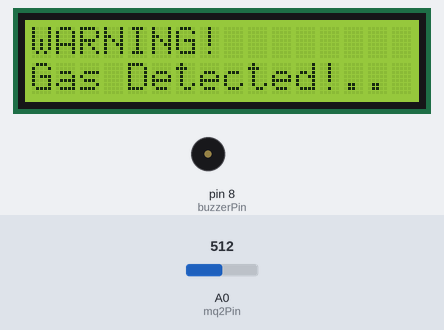
Simulated run of this sketch. Board: Arduino Uno, built with avr-gcc and run on an emulated ATmega328P. Shown: 16×2 character LCD, buzzer (waves = sounding, pin HIGH). The inputs (shaded band) are chosen by the test bench; at power-on: A0 (mq2Pin) = 512. What the sketch prints to the serial monitor is not drawn.

Above: at 3.2 s.
3.3 s: A0 (mq2Pin) set to 312
5.6 s: A0 (mq2Pin) set to 284
At 7.5 s:
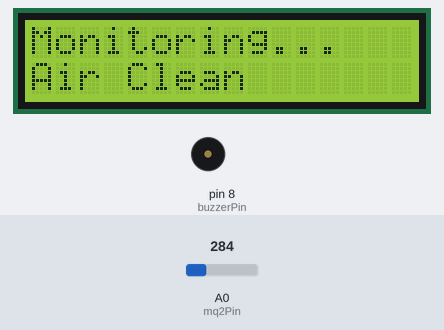
8.1 s: A0 (mq2Pin) set to 306
At 8.41 s:
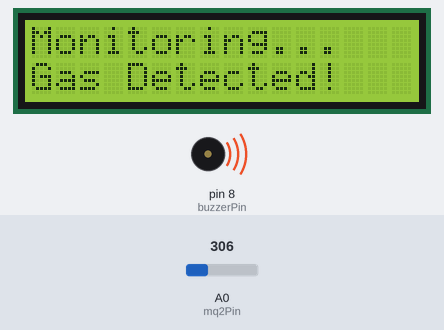
10.0 s: A0 (mq2Pin) set to 290
At 10.9 s:
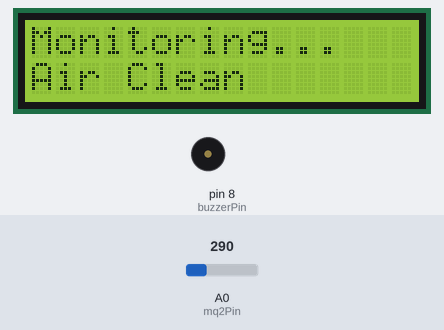
12.0 s: A0 (mq2Pin) set to 310
At 13.42 s:
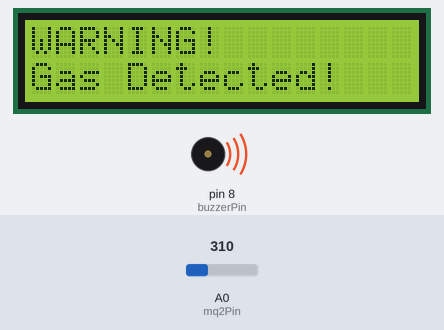
Timing chart, 0 to 16.9 s (numbered marks = the images above; inputs shaded):
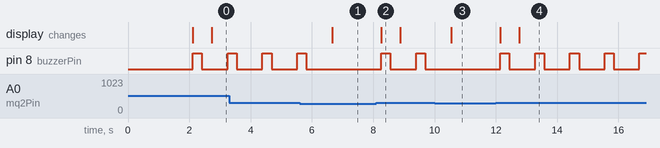

Measured:
- the behaviour switches between 301 and 300 on A0 (mq2Pin) (found by bisection; images 0 and 1)
- after the input at 5.6 s, pin 8 (buzzerPin): goes on until 5.8 s, then stays LOW; the display: changes after 1.1 s (image 1)
- after the input at 8.1 s, pin 8 (buzzerPin): alternates HIGH for 0.30 s and LOW for 0.84 s, starting after 0.16 s; the display: changes after 0.16 s (image 2)
- after the input at 10.0 s, pin 8 (buzzerPin): stops changing and stays LOW; the display: changes after 0.55 s (image 3)
- after the input at 12.0 s, pin 8 (buzzerPin): alternates HIGH for 0.30 s and LOW for 0.84 s, starting after 0.14 s; the display: first changes after 0.14 s (image 4 shows a later state)
- by itself, pin 8 (buzzerPin): alternates HIGH for 0.30 s and LOW for 0.84 s
- what the display in image 2 shows lasts 0.6 s, from 8.3 s to 8.9 s

The sketch:

GasSensor_Buzzer_Trainer.ino
```cpp
#include <Wire.h>
#include <LiquidCrystal_I2C.h>

// Initialize the LCD
LiquidCrystal_I2C lcd(0x27, 16, 2);

const int mq2Pin = A0;    // Gas Sensor pin
const int buzzerPin = 8;  // Buzzer pin

// Threshold value
const int gasThreshold = 300;  // Can be adjusted

void setup() {
  // Initialize serial communication
  Serial.begin(9600);
  pinMode(buzzerPin, OUTPUT);

  // Initialize LCD
  lcd.init();
  lcd.backlight();
  lcd.clear();

  // Print initial message
  lcd.setCursor(0, 0);
  lcd.print("Gas Detector");
  lcd.setCursor(0, 1);
  lcd.print("Initializing...");
  delay(2000);
}

void loop() {
  int gasValue = analogRead(mq2Pin);  // Read the analog value from the sensor

  // Display the raw value on serial monitor
  Serial.print("Gas Sensor Value: ");
  Serial.println(gasValue);

  // Clear the LCD second line
  lcd.setCursor(0, 1);
  lcd.print("      ");

  // Update LCD based on gas reading
  lcd.setCursor(0, 1);
  if (gasValue > gasThreshold) {
    lcd.print("Gas Detected!");
    warningBeep();
    lcd.setCursor(0, 0);
    lcd.print("WARNING!        ");
  }

  else {
    lcd.print("Air Clean      ");
    lcd.setCursor(0, 0);
    lcd.print("Monitoring...   ");
  }
  delay(500);  // Wait for half a second before next reading
}  // end main loop

void warningBeep(void) {
  digitalWrite(buzzerPin, HIGH);
  delay(300);
  digitalWrite(buzzerPin, LOW);
  delay(300);
}  // end function
```
